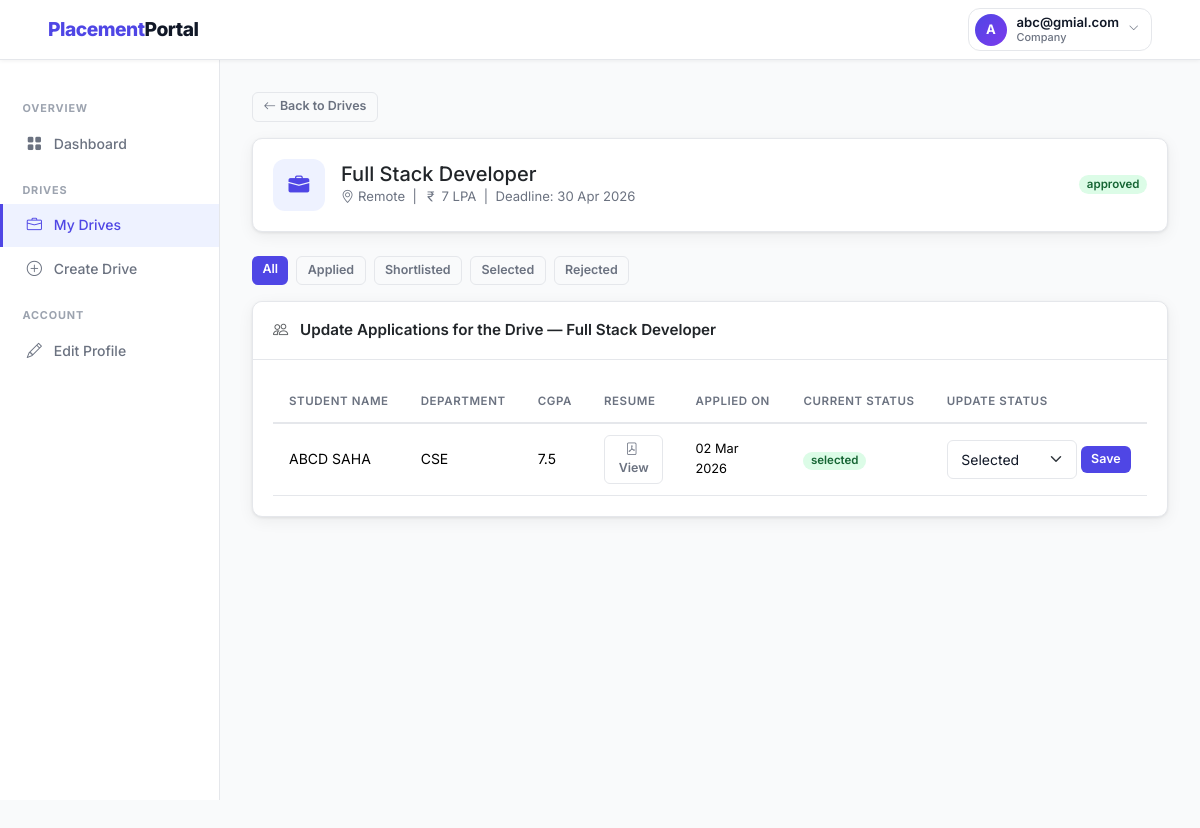
Before: /company/drives/8/applications (signed in) with the older database file.
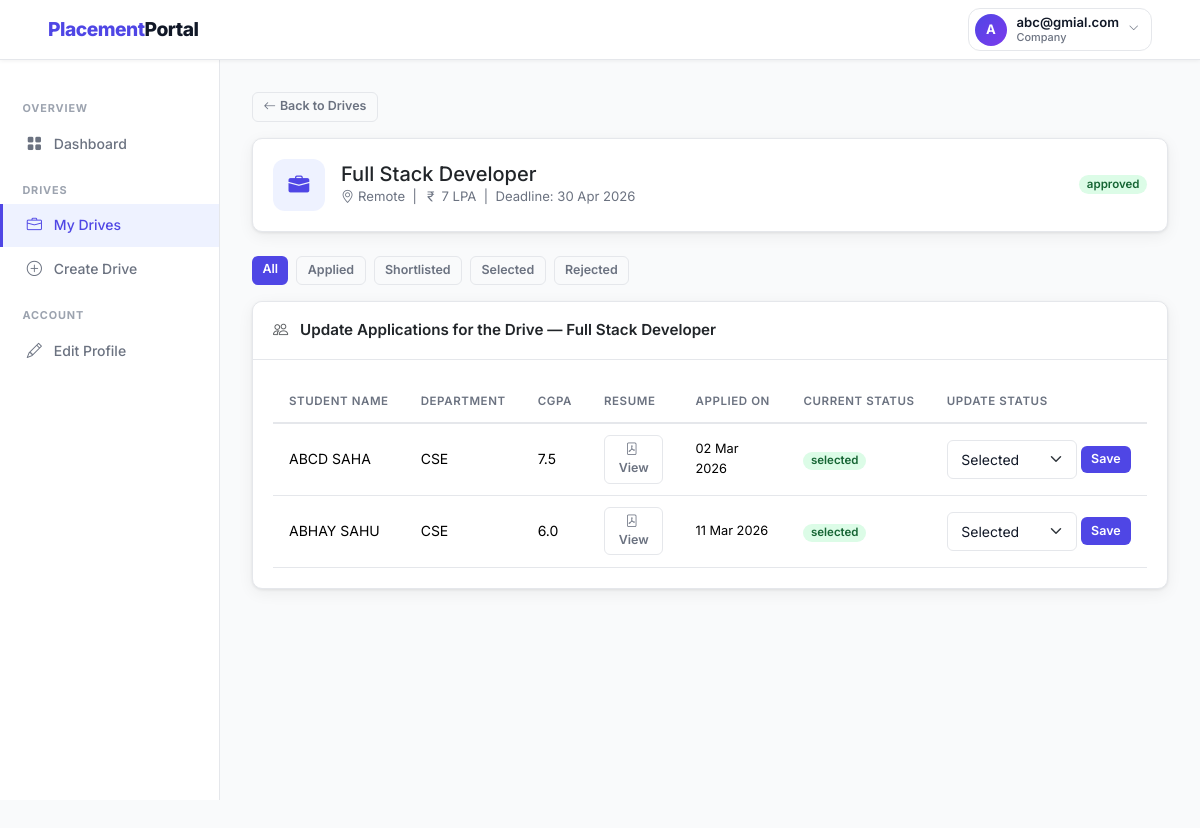
After: the same page with the newer database file.
### backend/models.py (models this page shows, shortened)
class Application(db.Model):
    __tablename__ = 'application'
    id               = db.Column(db.Integer, primary_key=True)
    student_id       = db.Column(db.Integer, db.ForeignKey('student.id'), nullable=False)
    drive_id         = db.Column(db.Integer, db.ForeignKey('placement_drive.id'), nullable=False)
    application_date = db.Column(db.DateTime, default=datetime.utcnow)
    status           = db.Column(db.String(20), default='applied')
    __table_args__ = (
        db.UniqueConstraint('student_id', 'drive_id', name='unique_application'),
    )

class Student(db.Model):
    __tablename__ = 'student'
    id = db.Column(db.Integer, primary_key=True)
    full_name = db.Column(db.String(100), nullable=False)
    email = db.Column(db.String(120), unique=True, nullable=False)
    password_hash = db.Column(db.String(256), nullable=False)
    phone = db.Column(db.String(20))
    branch = db.Column(db.String(100))
    year = db.Column(db.String(20))
    cgpa = db.Column(db.Float)
    skills = db.Column(db.Text)
    resume_path = db.Column(db.String(300))
    is_active = db.Column(db.Boolean, default=True)
    registered_at = db.Column(db.DateTime, default=datetime.utcnow)
    applications = db.relationship('Application', backref='student', lazy=True,
                                   cascade='all, delete-orphan')

### backend/routes.py (the view)
    @app.route('/company/drives/<int:drive_id>/applications')
    @login_required('company')
    def company_drive_applications(drive_id):
        company       = Company.query.get(session['user_id'])
        drive         = PlacementDrive.query.get_or_404(drive_id)
        if drive.company_id != company.id:
            flash('Access denied.', 'danger')
            return redirect(url_for('company_drives'))
        status_filter = request.args.get('status', '')
        query         = Application.query.filter_by(drive_id=drive_id)
        if status_filter:
            query = query.filter_by(status=status_filter)
        applications  = query.all()
        return render_template('company/drive_applications.html',
                               drive=drive, applications=applications,
                               status_filter=status_filter)

### backend/routes.py (called while the page is built)
def login_required(role):
    def decorator(f):
        @wraps(f)
        def decorated_function(*args, **kwargs):
            if 'user_id' not in session:
                flash('Please log in to continue.', 'warning')
                return redirect(url_for('auth_login', role=role))
            if session.get('role') != role:
                flash('You do not have permission to view that page.', 'danger')
                return redirect(url_for('home'))
            return f(*args, **kwargs)
        return decorated_function
    return decorator

### templates/company/drive_applications.html (shortened to what the changed rows need)
{% extends 'layout_dashboard.html' %}
{% block content %}
<div class="d-flex gap-2 mb-3 flex-wrap">
  <a href="{{ url_for('company_drive_applications', drive_id=drive.id) }}"
     class="btn btn-sm {{ 'btn-primary' if not status_filter else 'btn-outline-secondary' }}">All</a>
  {% for s in ['applied','shortlisted','selected','rejected'] %}
  <a href="{{ url_for('company_drive_applications', drive_id=drive.id) }}?status={{ s }}"
     class="btn btn-sm {{ 'btn-primary' if status_filter==s else 'btn-outline-secondary' }}">
    {{ s|capitalize }}
  </a>
  {% endfor %}
</div>
<div class="card">
  <div class="card-body p-0">
    {% if applications %}
    <table class="table mb-0">
      <thead>
        <tr>
          <th>Student Name</th>
          <th>Department</th>
          <th>CGPA</th>
          <th>Resume</th>
          <th>Applied On</th>
          <th>Current Status</th>
          <th>Update Status</th>
        </tr>
      </thead>
      <tbody>
        {% for app in applications %}
        <tr>
          <td class="fw-600">{{ app.student.full_name }}</td>
          <td>{{ app.student.branch or '—' }}</td>
          <td>{{ app.student.cgpa or '—' }}</td>
          <td>
            {% if app.student.resume_path %}
              <a href="/{{ app.student.resume_path }}" target="_blank"
                 class="btn btn-outline-secondary btn-sm">
                <i class="bi bi-file-pdf me-1"></i>View
              </a>
            {% else %}
              <span class="text-muted" style="font-size:.78rem;">—</span>
            {% endif %}
          </td>
          <td style="font-size:.8rem;">{{ app.application_date.strftime('%d %b %Y') }}</td>
          <td><span class="badge badge-{{ app.status }}">{{ app.status }}</span></td>
          <td>
            <form method="POST"
                  action="{{ url_for('company_update_application', app_id=app.id) }}"
                  class="d-flex gap-1 align-items-center">
              <select name="status" class="form-select form-select-sm" style="width:130px;">
                {% for s in ['applied','shortlisted','selected','rejected'] %}
                <option value="{{ s }}" {{ 'selected' if app.status == s }}>
                  {{ s|capitalize }}
                </option>
                {% endfor %}
              </select>
              <button type="submit" class="btn btn-primary btn-sm">Save</button>
            </form>
          </td>
        </tr>
        {% endfor %}
      </tbody>
    </table>
    {% else %}
      <div class="empty-state">
        <i class="bi bi-people"></i>
        <p>No applicants{{ ' with status "' + status_filter + '"' if status_filter else '' }}.</p>
      </div>
    {% endif %}
  </div>
</div>
{% endblock %}

Changed rows visible on the page:
added Application: student.full_name "ABHAY SAHU", student "CSE", student "6.0", application_date "11 Mar 2026", status "selected"
